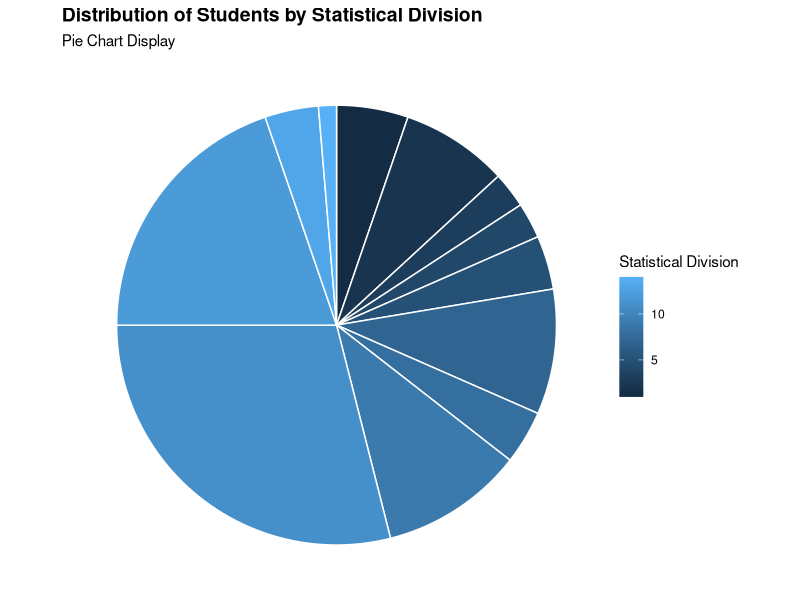
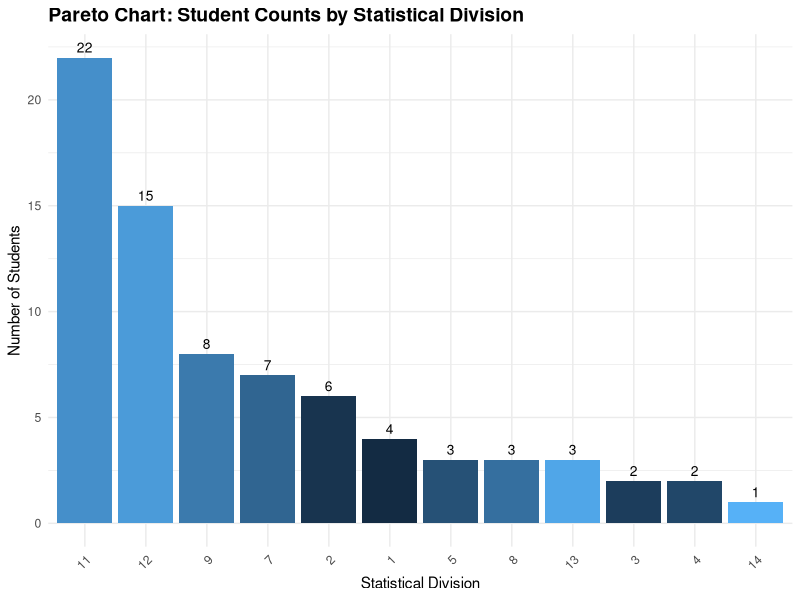
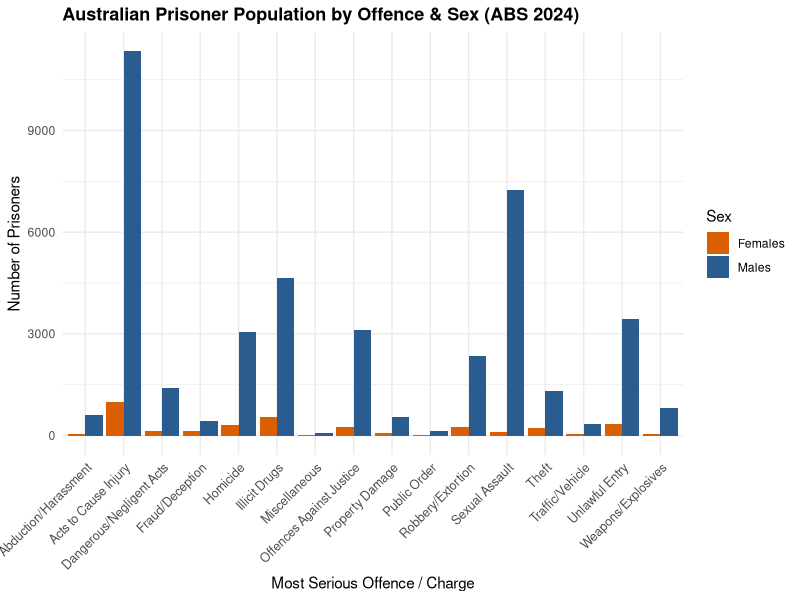
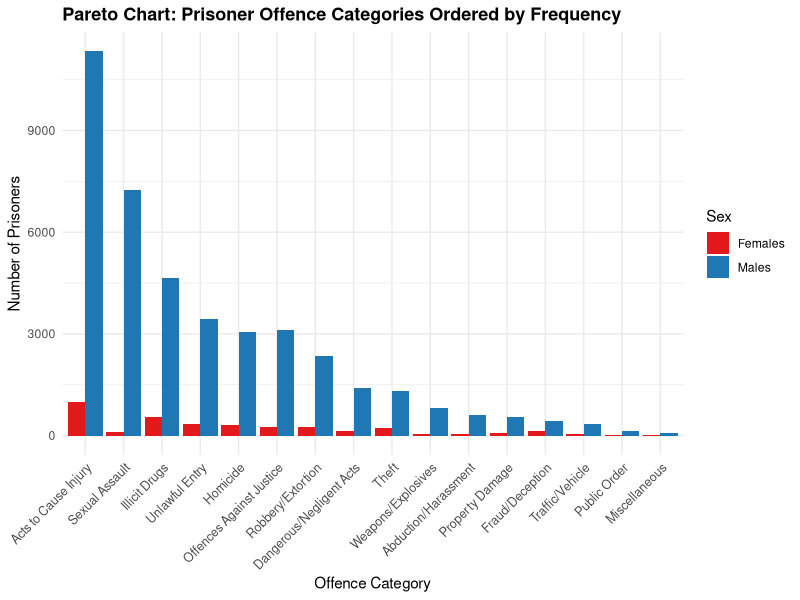
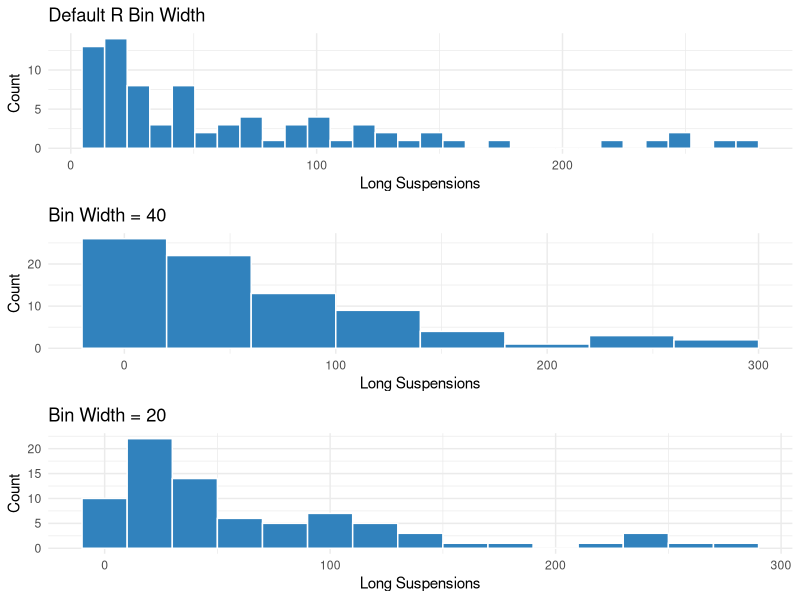
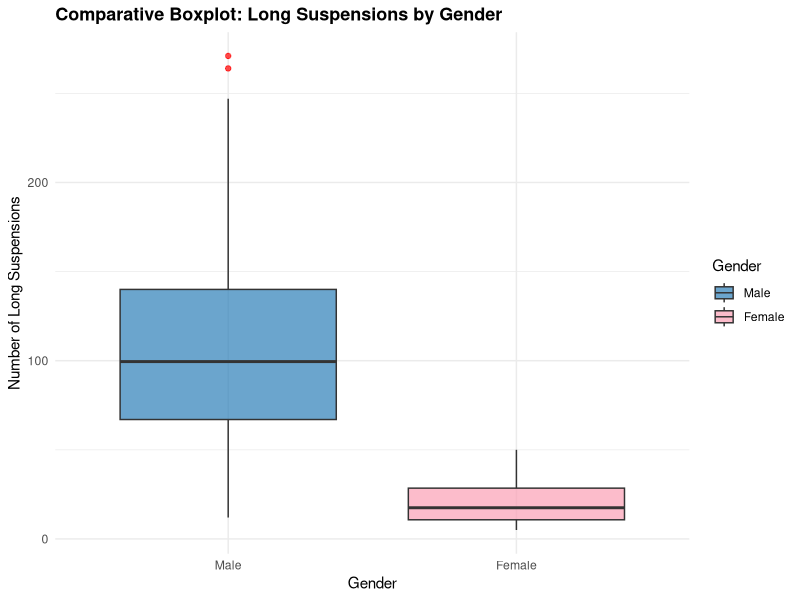

These figures' R source, in order:
## ---- chunk 1
knitr::opts_chunk$set(
  echo = TRUE,
  warning = FALSE,
  message = FALSE,
  fig.width = 8,
  fig.height = 5,
  fig.align = "center"
)

library(tidyverse)
library(here)
library(knitr)
## ---- chunk 2
# Read stat270 dataset
stat270 <- read_csv("stat270.csv")

# Standardise column names to lowercase so Statdiv becomes statdiv
colnames(stat270) <- tolower(colnames(stat270))

# Clean and summarise statistical division counts
df_statdiv <- stat270 %>%
  filter(!is.na(statdiv)) %>%
  count(statdiv, name = "counts") %>%
  mutate(percentage = round(counts / sum(counts) * 100, 1))
## ---- chunk 3
ggplot(df_statdiv, aes(x = "", y = counts, fill = statdiv)) +
  geom_bar(stat = "identity", width = 1, color = "white") +
  coord_polar(theta = "y") +
  theme_void() +
  labs(
    title = "Distribution of Students by Statistical Division",
    subtitle = "Pie Chart Display",
    fill = "Statistical Division"
  ) +
  theme(plot.title = element_text(face = "bold", size = 14))
## ---- chunk 4
ggplot(df_statdiv, aes(x = reorder(statdiv, -counts), y = counts, fill = statdiv)) +
  geom_col(show.legend = FALSE) +
  geom_text(aes(label = counts), vjust = -0.5, size = 3.5) +
  theme_minimal() +
  labs(
    title = "Pareto Chart: Student Counts by Statistical Division",
    x = "Statistical Division",
    y = "Number of Students"
  ) +
  theme(
    axis.text.x = element_text(angle = 45, hjust = 1, size = 9),
    plot.title = element_text(face = "bold", size = 14)
  )
## ---- chunk 5
# Construct prisoners tibble as specified
prisoners <- tibble(
  Offence = c(
    "Homicide", "Acts to Cause Injury", "Sexual Assault", "Dangerous/Negligent Acts",
    "Abduction/Harassment", "Robbery/Extortion", "Unlawful Entry", "Theft",
    "Fraud/Deception", "Illicit Drugs", "Weapons/Explosives", "Property Damage",
    "Public Order", "Traffic/Vehicle", "Offences Against Justice", "Miscellaneous"
  ),
  total_males = c(3061, 11335, 7244, 1413, 610, 2332, 3434, 1302, 437, 4663, 826, 558, 138, 338, 3104, 71),
  total_females = c(298, 980, 111, 119, 45, 239, 327, 225, 127, 550, 46, 70, 11, 36, 239, 10)
)

# Reshape data to long format for side-by-side ggplot visualisations
prisoners_long <- prisoners %>%
  pivot_longer(
    cols = c(total_males, total_females),
    names_to = "Sex",
    names_prefix = "total_",
    values_to = "Count"
  ) %>%
  mutate(Sex = ifelse(Sex == "males", "Males", "Females"))
## ---- chunk 6
ggplot(prisoners_long, aes(x = Offence, y = Count, fill = Sex)) +
  geom_col(position = "dodge") +
  scale_fill_manual(values = c("Males" = "#2b5c8f", "Females" = "#d95f02")) +
  theme_minimal() +
  labs(
    title = "Australian Prisoner Population by Offence & Sex (ABS 2024)",
    x = "Most Serious Offence / Charge",
    y = "Number of Prisoners",
    fill = "Sex"
  ) +
  theme(
    axis.text.x = element_text(angle = 45, hjust = 1, size = 9),
    plot.title = element_text(face = "bold", size = 13)
  )
## ---- chunk 7
# Sort offences by combined total
prisoners_long <- prisoners_long %>%
  group_by(Offence) %>%
  mutate(Total_Offence = sum(Count)) %>%
  ungroup()

ggplot(prisoners_long, aes(x = reorder(Offence, -Total_Offence), y = Count, fill = Sex)) +
  geom_col(position = "dodge") +
  scale_fill_manual(values = c("Males" = "#1f78b4", "Females" = "#e31a1c")) +
  theme_minimal() +
  labs(
    title = "Pareto Chart: Prisoner Offence Categories Ordered by Frequency",
    x = "Offence Category",
    y = "Number of Prisoners",
    fill = "Sex"
  ) +
  theme(
    axis.text.x = element_text(angle = 45, hjust = 1, size = 9),
    plot.title = element_text(face = "bold", size = 13)
  )
## ---- chunk 8
truant <- read_csv("truant.csv")

# Convert gender to labelled factor (1 = Male, 2 = Female)
truant <- truant %>%
  mutate(Gender = factor(gender, levels = c(1, 2), labels = c("Male", "Female")))
## ---- chunk 9
summary_stats <- truant %>%
  summarise(
    Mean = mean(long, na.rm = TRUE),
    SD = sd(long, na.rm = TRUE),
    Median = median(long, na.rm = TRUE),
    IQR = IQR(long, na.rm = TRUE),
    Min = min(long, na.rm = TRUE),
    Max = max(long, na.rm = TRUE)
  )

kable(summary_stats, digits = 2, caption = "Summary Statistics: Long Suspensions")
## ---- chunk 10
p1 <- ggplot(truant, aes(x = long)) +
  geom_histogram(fill = "#3182bd", color = "white") +
  theme_minimal() +
  labs(title = "Default R Bin Width", x = "Long Suspensions", y = "Count")

p2 <- ggplot(truant, aes(x = long)) +
  geom_histogram(binwidth = 40, fill = "#3182bd", color = "white") +
  theme_minimal() +
  labs(title = "Bin Width = 40", x = "Long Suspensions", y = "Count")

p3 <- ggplot(truant, aes(x = long)) +
  geom_histogram(binwidth = 20, fill = "#3182bd", color = "white") +
  theme_minimal() +
  labs(title = "Bin Width = 20", x = "Long Suspensions", y = "Count")

library(gridExtra)
grid.arrange(p1, p2, p3, ncol = 1)
## ---- chunk 11
ggplot(truant, aes(x = Gender, y = long, fill = Gender)) +
  geom_boxplot(alpha = 0.7, outlier.color = "red") +
  theme_minimal() +
  scale_fill_manual(values = c("Male" = "#2c7fb8", "Female" = "#fa9fb5")) +
  labs(
    title = "Comparative Boxplot: Long Suspensions by Gender",
    x = "Gender",
    y = "Number of Long Suspensions"
  ) +
  theme(plot.title = element_text(face = "bold", size = 13))
